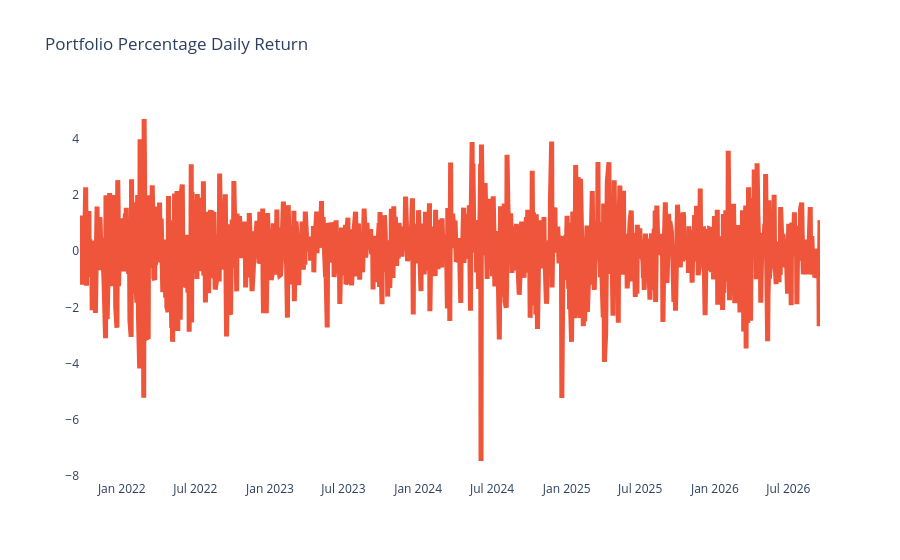

The notebook cell this image was saved under:
### Code cell
plot_financial_data(portfolio_df[['Date', 'Portfolio Daily Return [%]']], 'Portfolio Percentage Daily Return')

### Figure 1 — Plotly figure (JSON) as saved in the notebook; plotly's stock layout.template omitted (floating-point values rounded to 4 significant figures; data arrays with more than 128 entries replaced by an {"elided": "..."} marker saying what was removed)
{"data": [{"hovertemplate": "<extra></extra>", "legendgroup": "", "line": {"color": "#636efa", "dash": "solid", "width": 5}, "marker": {"symbol": "circle"}, "mode": "lines", "name": "", "orientation": "v", "showlegend": false, "type": "scatter", "xaxis": "x", "yaxis": "y"}, {"line": {"width": 5}, "name": "Portfolio Daily Return [%]", "type": "scatter", "x": {"elided": "1239 str values"}, "y": {"elided": "1239 float values"}}], "layout": {"legend": {"tracegroupgap": 0}, "plot_bgcolor": "white", "title": {"text": "Portfolio Percentage Daily Return"}, "xaxis": {"anchor": "y", "domain": [0, 1]}, "yaxis": {"anchor": "x", "domain": [0, 1]}}}
